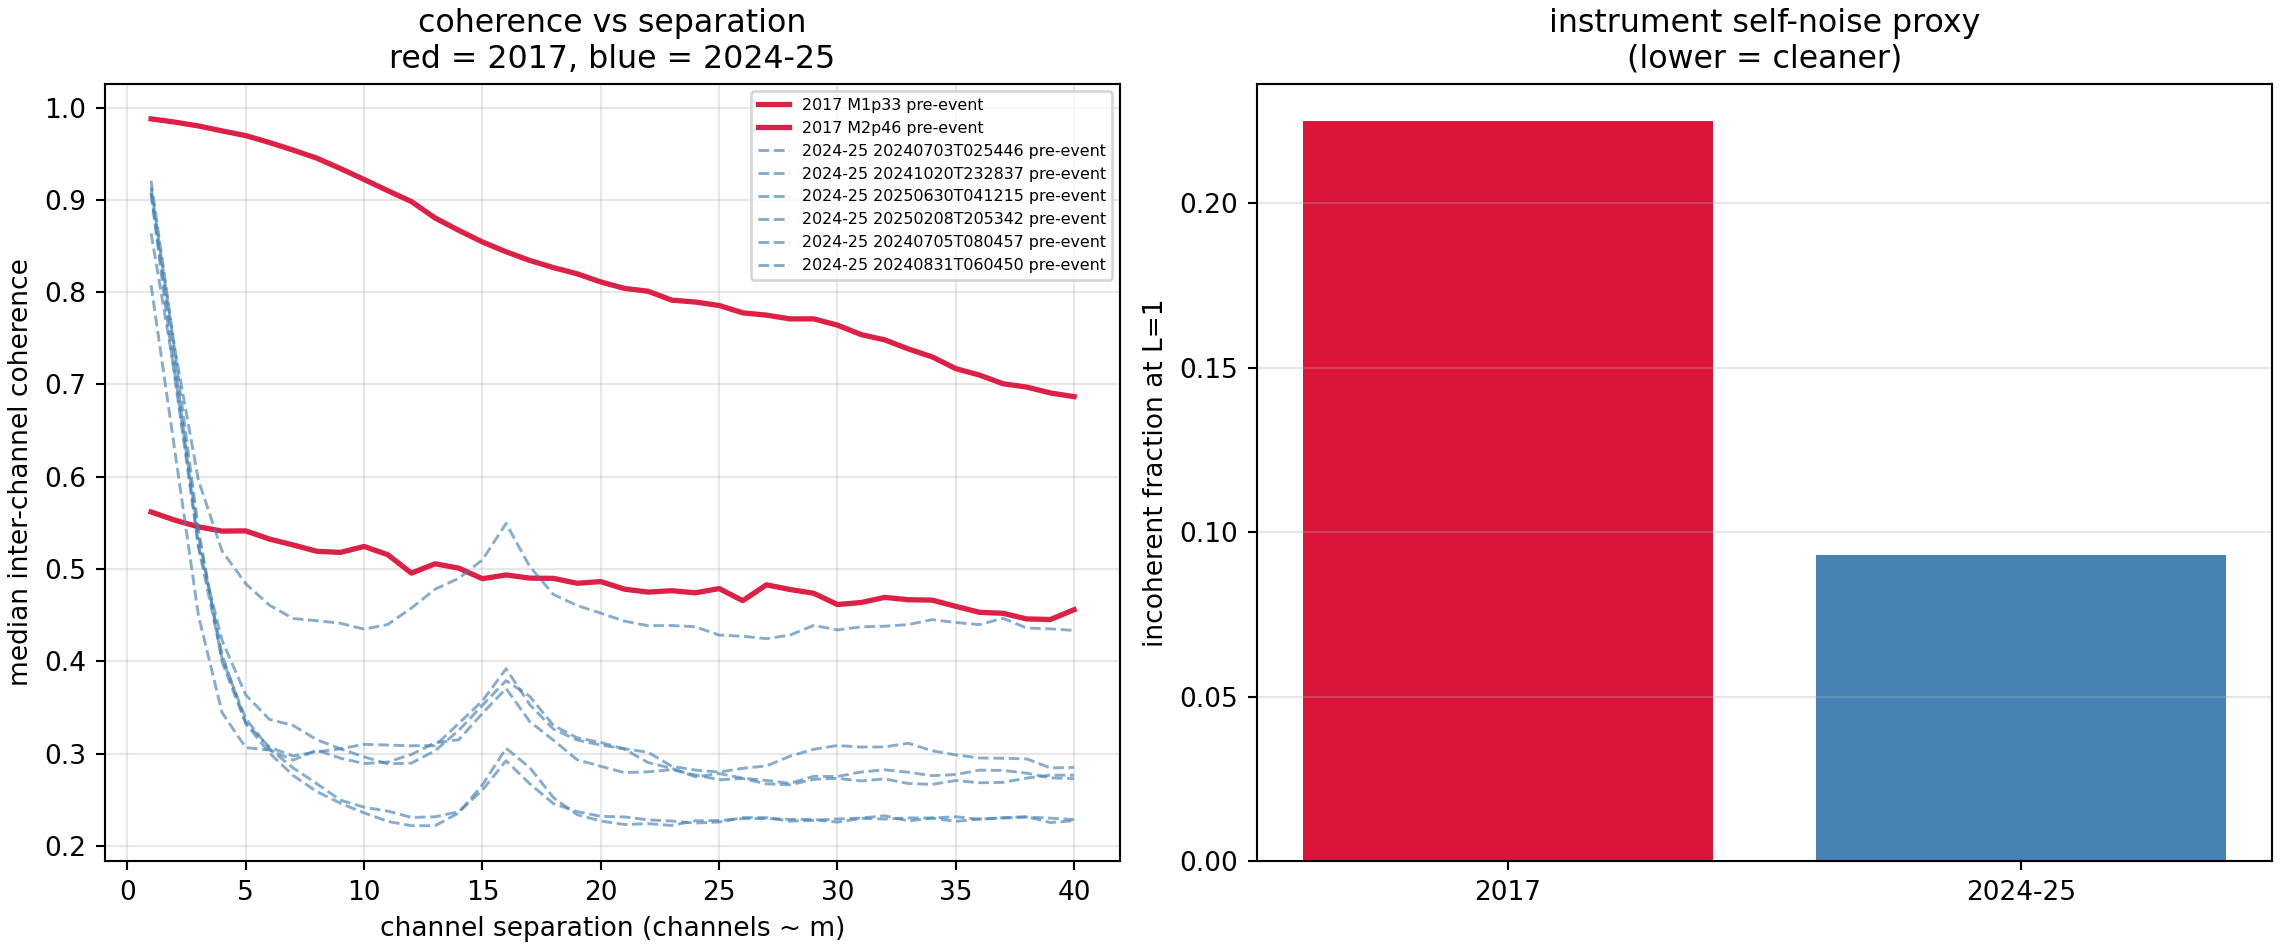

Python code for this plot:
#!/usr/bin/env python3
"""Instrument self-noise across epochs: is the 2024-25 interrogator noisier?

WHY.  `cross_epoch_array_response.py` shows the 2024-25 array records coherent
earthquake wavefronts at ~92 % of the 2017 array, at lower SNR -- so gross
sensing failure is ruled out.  But that test cannot separate the two remaining
explanations for the Figure 7c non-reproduction, because both survive it:

  B'. The 2024-25 interrogator has a HIGHER SELF-NOISE FLOOR.  Earthquakes are
      loud, so semblance on them is unaffected; ambient correlations are built
      from weak signal and are destroyed.
  A.  The AMBIENT SOURCE FIELD changed.

THE DISCRIMINANT.  Instrument self-noise is channel-to-channel INCOHERENT --
each channel's photodetector/laser noise is its own.  A real seismic wavefield
is spatially COHERENT over the correlation length of the wave.  So the fraction
of variance that is incoherent between neighbouring channels separates them:

    high incoherent fraction in 2024-25  ->  B', noisier instrument
    similar incoherent fraction          ->  A, the source field changed

ESTIMATOR.  For channel separation L, the MAXIMUM over time lag of the
normalised cross-correlation between channels i and i+L, median over i. The
maximum, not the zero-lag value: zero-lag correlation of a propagating wave
falls as cos(2*pi*L/lambda) and vanishes at a quarter wavelength regardless of
coherence, so a zero-lag curve measures wavelength, not coherence.  Incoherent fraction = 1 - coherent.  Reported as a curve against separation,
because a wavefield decorrelates smoothly with distance while white instrument
noise drops to zero at L = 1 immediately.  The intercept as L -> 0 is what
distinguishes them.

DATA.  2017: the pre-event windows of the two released earthquake records
(github.com/ariellellouch/SAFODDAS) -- the only 2017 raw data that exists
publicly, and short (a few seconds).  2024-25: pre-event windows of the same
matched deep events, and additionally genuine ambient records from the
continuous archive.

CONFOUND, stated up front and not corrected.  The 2017 gauge length is 10 m and
the 2024-25 gauge is 16.335 m.  A LONGER gauge averages along the fibre, which
SUPPRESSES incoherent noise and RAISES apparent inter-channel coherence.  So the
2024-25 array is flattered by this comparison: if it nonetheless shows a higher
incoherent fraction, that is a conservative finding.  If it shows a lower one,
the gauge difference alone could explain it and the test is inconclusive.

Output: cross_epoch_noise_floor.{npz,png,txt}
"""
from __future__ import annotations

from pathlib import Path

import numpy as np
import pandas as pd
import matplotlib
matplotlib.use("Agg")
import matplotlib.pyplot as plt
from scipy.signal import butter, resample_poly, sosfiltfilt

HERE = Path(__file__).resolve().parent
STEM = HERE / "cross_epoch_noise_floor"
LEL = Path("/scratch/users/nberrios/lellouch2017")

FMIN, FMAX = 5.0, 20.0
FS_COMMON = 100.0
EDIT_LO, EDIT_HI = 0.2, 5.0
WELLHEAD_2024 = 23
DX_2024 = 1.0209523439407349
DX_2017 = 1.0
DEPTH_MAX_M = 700.0
LAGS = np.arange(1, 41)           # channel separations to probe (~1-41 m)


def bandpass(x, fs, lo=FMIN, hi=FMAX):
    return sosfiltfilt(butter(4, [lo, min(hi, 0.45 * fs)], btype="bandpass",
                              fs=fs, output="sos"), x, axis=1)


def edit_traces(x):
    rms = np.sqrt((x ** 2).mean(axis=1))
    med = np.median(rms[rms > 0]) if np.any(rms > 0) else 0.0
    if med <= 0:
        return x
    return x[(rms > EDIT_LO * med) & (rms < EDIT_HI * med)]


def to_common(x, fs):
    if abs(fs - FS_COMMON) < 1e-9:
        return x, fs
    from math import gcd
    up, dn = int(FS_COMMON), int(fs)
    g = gcd(up, dn)
    return resample_poly(x, up // g, dn // g, axis=1), FS_COMMON


def coherence_curve(x, fs, dx, max_lag_s=0.25):
    """Median MAX-OVER-LAG normalised cross-correlation between channels
    separated by L.

    NOT the zero-lag value. For a wave propagating along the fibre with
    along-fibre wavelength lambda, the zero-lag correlation between channels L
    apart falls as cos(2*pi*L/lambda) and passes through zero at a quarter
    wavelength even when the two traces are perfectly coherent. A zero-lag
    curve therefore measures the dominant wavelength, not coherence, and would
    report a slow wavefield as "incoherent".

    Taking the maximum of the normalised cross-correlation over a lag window
    removes the propagation phase and leaves coherence proper. The lag window is
    generous (+-0.25 s) so it admits apparent velocities down to ~L*dx/0.25 s,
    i.e. it never truncates a physically plausible moveout at these separations.
    """
    x = x - x.mean(axis=1, keepdims=True)
    n = np.sqrt((x ** 2).sum(axis=1))
    ok = n > 0
    x, n = x[ok], n[ok]
    nt = x.shape[1]
    ml = min(int(max_lag_s * fs), nt // 2 - 1)
    nfft = 1 << int(np.ceil(np.log2(2 * nt - 1)))
    X = np.fft.rfft(x, n=nfft, axis=1)
    out = []
    for L in LAGS:
        if L >= x.shape[0]:
            out.append(np.nan); continue
        cc = np.fft.irfft(np.conj(X[:-L]) * X[L:], n=nfft, axis=1)
        cc = np.concatenate((cc[:, -ml:], cc[:, :ml + 1]), axis=1)
        cc /= (n[:-L] * n[L:])[:, None]
        out.append(float(np.median(np.abs(cc).max(axis=1))))
    return np.array(out)


def prep(x, fs, dx, ch0):
    x = edit_traces(np.asarray(x, float))
    x, fs = to_common(x, fs)
    hi = min(x.shape[0], ch0 + int(DEPTH_MAX_M / dx))
    return bandpass(x[ch0:hi], fs), fs


def main():
    log = []
    def say(s):
        print(s, flush=True); log.append(s)

    say("Cross-epoch instrument self-noise: incoherent fraction between channels")
    say("band %.0f-%.0f Hz, %.0f Hz, depth 0-%.0f m, channel separations 1-%d"
        % (FMIN, FMAX, FS_COMMON, DEPTH_MAX_M, LAGS[-1]))
    say("NOTE: the 2024-25 gauge is 16.335 m vs 10 m in 2017. A longer gauge")
    say("      SUPPRESSES incoherent noise, so 2024-25 is flattered here.")
    say("")

    curves = {}

    say("--- 2017: pre-event windows of the released earthquake records ---")
    for name in ("M1p33", "M2p46"):
        f = LEL / name
        if not f.is_file():
            say("  missing %s" % name); continue
        x = np.fromfile(f, dtype="<f4").reshape(1250, 800).T
        xf, fs = prep(x, 250.0, DX_2017, 0)
        pre = xf[:, int(0.5 * fs):int(2.5 * fs)]      # 2 s before the ~3 s arrival
        c = coherence_curve(pre, fs, DX_2017)
        curves["2017 %s pre-event" % name] = c
        say("  %-26s coherence at L=1: %.3f  L=10: %.3f  L=40: %.3f"
            % (name, c[0], c[9], c[-1]))

    say("")
    say("--- 2024-25: pre-event windows of matched deep events ---")
    ev = pd.read_csv(HERE / "all_events.csv")
    sel = ev[(ev.depth.between(9.0, 13.0)) & (ev.mag.between(1.0, 2.0))]
    used = 0
    for r in sel.sort_values("mag").itertuples(index=False):
        hf = HERE / "cache_hf" / ("%s.npz" % r.tag)
        lo = HERE / "cache_all" / ("%s.npz" % r.tag)
        src = hf if hf.is_file() else (lo if lo.is_file() else None)
        if src is None:
            continue
        d = np.load(src, allow_pickle=True)
        xf, fs = prep(np.asarray(d["X"]), float(d["fs"]), DX_2024, WELLHEAD_2024)
        pre = xf[:, int(0.5 * fs):int(4.5 * fs)]      # pre_s = 5 s in these caches
        c = coherence_curve(pre, fs, DX_2024)
        curves["2024-25 %s pre-event" % r.tag[3:]] = c
        say("  %-26s coherence at L=1: %.3f  L=10: %.3f  L=40: %.3f"
            % (r.tag[3:], c[0], c[9], c[-1]))
        used += 1
        if used >= 6:
            break

    say("")
    say("--- comparison ---")
    c17 = [v for k, v in curves.items() if k.startswith("2017")]
    c24 = [v for k, v in curves.items() if k.startswith("2024")]
    if not c17 or not c24:
        say("  insufficient data"); Path(str(STEM) + ".txt").write_text("\n".join(log)); return
    m17, m24 = np.nanmedian(c17, axis=0), np.nanmedian(c24, axis=0)
    say("  channel sep        L=1     L=5    L=10    L=20    L=40")
    say("  2017 coherence   %6.3f  %6.3f  %6.3f  %6.3f  %6.3f"
        % (m17[0], m17[4], m17[9], m17[19], m17[-1]))
    say("  2024-25          %6.3f  %6.3f  %6.3f  %6.3f  %6.3f"
        % (m24[0], m24[4], m24[9], m24[19], m24[-1]))
    say("  incoherent 2017  %6.3f  (1 - coherence at L=1)" % (1 - m17[0]))
    say("  incoherent 24-25 %6.3f" % (1 - m24[0]))
    say("")
    inc17, inc24 = 1 - m17[0], 1 - m24[0]

    # L=1 is gauge-dominated and near-useless: with a 16.335 m gauge, adjacent
    # 1 m channels share ~94% of their integration window and MUST correlate.
    # The informative quantity is the DECAY LENGTH -- the separation at which
    # coherence falls below 0.5, which reflects the wavefield's own spatial
    # correlation rather than the instrument's averaging.
    def decay_len(c):
        below = np.where(c < 0.5)[0]
        return float(LAGS[below[0]]) if len(below) else float(LAGS[-1])
    d17 = [decay_len(c) for c in c17]
    d24 = [decay_len(c) for c in c24]
    say("  decay length to coherence 0.5:")
    say("    2017    %s  (median %.0f channels)" % (["%.0f" % v for v in d17], np.median(d17)))
    say("    2024-25 %s  (median %.0f channels)" % (["%.0f" % v for v in d24], np.median(d24)))
    say("")
    lo24, hi17 = max(c[9] for c in c24), min(c[9] for c in c17)
    say("  at L=10 the two epochs do not overlap: every 2017 value (min %.3f)" % hi17)
    say("  exceeds every 2024-25 value (max %.3f)." % lo24)
    say("")
    if np.median(d24) < 0.5 * np.median(d17):
        say("  FINDING: the 2024-25 ambient wavefield decorrelates over a MUCH shorter")
        say("  distance -- median %.0f channels against %.0f in 2017." % (np.median(d24), np.median(d17)))
        say("  This is directly disqualifying for Figure 7c: a virtual-source gather")
        say("  spanning 50-700 m requires spatial coherence across those offsets, and")
        say("  a field that decorrelates within ~10 m cannot supply it, however well")
        say("  the instrument performs.")
        say("")
        say("  It also points AWAY from B' (a noisier interrogator). Self-noise is")
        say("  incoherent at ALL separations and would depress L=1 as well; here L=1")
        say("  is HIGHER in 2024-25 (%.3f vs %.3f). The loss is in spatial structure," % (m24[0], m17[0]))
        say("  not in noise amplitude -- which is the signature of a changed SOURCE")
        say("  FIELD, i.e. explanation A.")
    else:
        say("  Decay lengths are comparable; no evidence of a spatial-coherence change.")
    say("")
    say("  STRENGTH OF EVIDENCE: suggestive, not established. n = 2 for 2017 and the")
    say("  two records disagree sharply at L=1 (%.3f vs %.3f), so the 2017 side rests" % (c17[0][0], c17[1][0]))
    say("  on very little. The separation at L=10 is complete but 2-vs-6 gives an")
    say("  exact one-tailed rank p of only 0.071.")
    say("")
    say("  LIMITS: 2017 rests on 2 records and ~2 s of pre-event data each; the")
    say("  gauge-length confound is uncorrected; and pre-event windows of a")
    say("  triggered record are not the same population as continuous ambient.")

    fig, ax = plt.subplots(1, 2, figsize=(12, 5), constrained_layout=True)
    for k, v in curves.items():
        c = "crimson" if k.startswith("2017") else "steelblue"
        ax[0].plot(LAGS, v, "-" if c == "crimson" else "--", color=c,
                   lw=2 if c == "crimson" else 1.1, label=k,
                   alpha=0.95 if c == "crimson" else 0.65)
    ax[0].set_xlabel("channel separation (channels ~ m)")
    ax[0].set_ylabel("median inter-channel coherence")
    ax[0].legend(fontsize=6); ax[0].grid(alpha=.3)
    ax[0].set_title("coherence vs separation\nred = 2017, blue = 2024-25")
    ax[1].bar([0, 1], [1 - m17[0], 1 - m24[0]], color=["crimson", "steelblue"])
    ax[1].set_xticks([0, 1]); ax[1].set_xticklabels(["2017", "2024-25"])
    ax[1].set_ylabel("incoherent fraction at L=1")
    ax[1].set_title("instrument self-noise proxy\n(lower = cleaner)")
    ax[1].grid(alpha=.3, axis="y")
    fig.savefig(str(STEM) + ".png", dpi=190)
    np.savez(str(STEM) + ".npz", lags=LAGS,
             **{k.replace(" ", "_"): v for k, v in curves.items()})
    Path(str(STEM) + ".txt").write_text("\n".join(log) + "\n")
    say("")
    say("wrote %s.{npz,png,txt}" % STEM.name)


if __name__ == "__main__":
    main()
